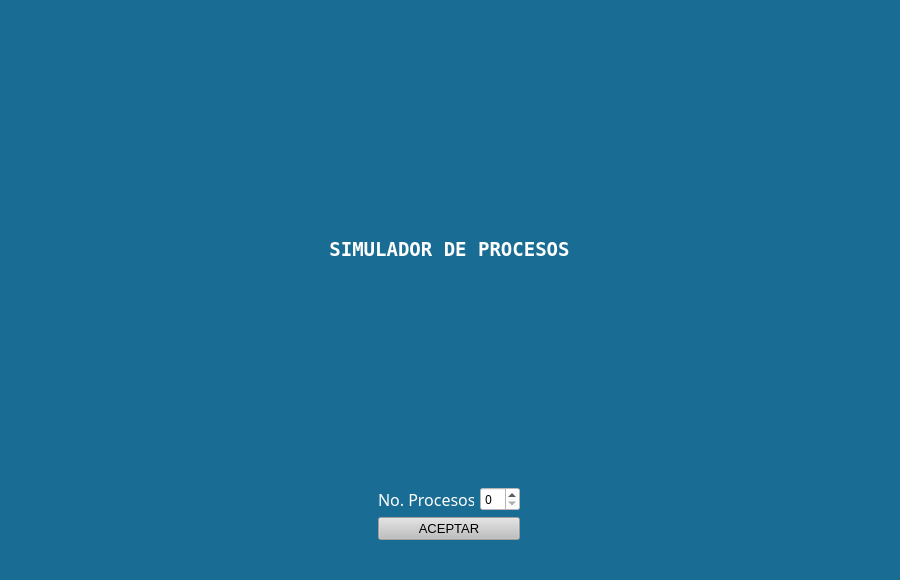
<?xml version="1.0" encoding="UTF-8"?>
<ui version="4.0">
 <class>MainWindow</class>
 <widget class="QMainWindow" name="MainWindow">
  <property name="geometry">
   <rect>
    <x>0</x>
    <y>0</y>
    <width>900</width>
    <height>580</height>
   </rect>
  </property>
  <property name="maximumSize">
   <size>
    <width>900</width>
    <height>580</height>
   </size>
  </property>
  <property name="font">
   <font>
    <family>Ubuntu Light</family>
    <pointsize>12</pointsize>
    <weight>50</weight>
    <bold>false</bold>
   </font>
  </property>
  <property name="windowTitle">
   <string>MainWindow</string>
  </property>
  <property name="styleSheet">
   <string notr="true">color: rgb(255, 255, 255);
background-color: #196D94;</string>
  </property>
  <widget class="QWidget" name="centralwidget">
   <layout class="QGridLayout" name="gridLayout_4">
    <item row="1" column="0">
     <widget class="QStackedWidget" name="stackedWidget">
      <property name="enabled">
       <bool>true</bool>
      </property>
      <property name="currentIndex">
       <number>0</number>
      </property>
      <widget class="QWidget" name="capturaProcesos">
       <property name="font">
        <font>
         <family>Ubuntu Light</family>
         <pointsize>12</pointsize>
        </font>
       </property>
       <layout class="QGridLayout" name="gridLayout_3">
        <item row="0" column="0">
         <widget class="QLabel" name="programName">
          <property name="font">
           <font>
            <family>Terminal</family>
            <pointsize>14</pointsize>
            <weight>75</weight>
            <bold>true</bold>
           </font>
          </property>
          <property name="text">
           <string>SIMULADOR DE PROCESOS</string>
          </property>
          <property name="alignment">
           <set>Qt::AlignCenter</set>
          </property>
         </widget>
        </item>
        <item row="1" column="0">
         <layout class="QHBoxLayout" name="horizontalLayout_2">
          <item>
           <layout class="QGridLayout" name="gridLayout">
            <item row="0" column="0">
             <widget class="QLabel" name="processAcountLB">
              <property name="minimumSize">
               <size>
                <width>96</width>
                <height>24</height>
               </size>
              </property>
              <property name="maximumSize">
               <size>
                <width>96</width>
                <height>24</height>
               </size>
              </property>
              <property name="font">
               <font>
                <family>Ubuntu Light</family>
                <pointsize>12</pointsize>
               </font>
              </property>
              <property name="text">
               <string>No. Procesos:</string>
              </property>
             </widget>
            </item>
            <item row="0" column="1">
             <widget class="QSpinBox" name="processNumberSP">
              <property name="minimumSize">
               <size>
                <width>40</width>
                <height>24</height>
               </size>
              </property>
              <property name="maximumSize">
               <size>
                <width>40</width>
                <height>24</height>
               </size>
              </property>
              <property name="font">
               <font>
                <family>Ubuntu Light</family>
               </font>
              </property>
              <property name="styleSheet">
               <string notr="true">background-color: rgb(255, 255, 255);
color: rgb(0, 0, 0);</string>
              </property>
             </widget>
            </item>
            <item row="1" column="0" colspan="2">
             <widget class="QPushButton" name="processAcountPB">
              <property name="enabled">
               <bool>false</bool>
              </property>
              <property name="font">
               <font>
                <family>MS Shell Dlg 2</family>
                <pointsize>10</pointsize>
               </font>
              </property>
              <property name="styleSheet">
               <string notr="true">color: rgb(0, 0, 0);
background-color: rgb(191, 191, 191);</string>
              </property>
              <property name="text">
               <string>ACEPTAR</string>
              </property>
             </widget>
            </item>
           </layout>
          </item>
         </layout>
        </item>
       </layout>
      </widget>
      <widget class="QWidget" name="mostrarProcesos">
       <property name="maximumSize">
        <size>
         <width>1270</width>
         <height>720</height>
        </size>
       </property>
       <layout class="QGridLayout" name="gridLayout_8">
        <item row="0" column="0">
         <layout class="QHBoxLayout" name="horizontalLayout_4">
          <item>
           <widget class="QLabel" name="pendientLotsLB">
            <property name="font">
             <font>
              <family>Ubuntu</family>
              <pointsize>12</pointsize>
              <weight>75</weight>
              <bold>true</bold>
             </font>
            </property>
            <property name="text">
             <string>No. Lotes pendientes: </string>
            </property>
           </widget>
          </item>
          <item>
           <widget class="QLCDNumber" name="pendientLotsLCD"/>
          </item>
         </layout>
        </item>
        <item row="1" column="0">
         <widget class="QGroupBox" name="lotWorkingGB">
          <property name="maximumSize">
           <size>
            <width>255</width>
            <height>221</height>
           </size>
          </property>
          <property name="font">
           <font>
            <family>Ubuntu Light</family>
            <pointsize>12</pointsize>
            <weight>75</weight>
            <bold>true</bold>
           </font>
          </property>
          <property name="title">
           <string>Lote trabajando</string>
          </property>
          <property name="alignment">
           <set>Qt::AlignCenter</set>
          </property>
          <layout class="QGridLayout" name="gridLayout_5">
           <item row="0" column="0">
            <widget class="QTableWidget" name="lotWorkingTB">
             <property name="styleSheet">
              <string notr="true">background-color: white;
color: black;</string>
             </property>
             <property name="editTriggers">
              <set>QAbstractItemView::NoEditTriggers</set>
             </property>
             <attribute name="horizontalHeaderCascadingSectionResizes">
              <bool>false</bool>
             </attribute>
             <attribute name="horizontalHeaderMinimumSectionSize">
              <number>32</number>
             </attribute>
             <attribute name="horizontalHeaderDefaultSectionSize">
              <number>70</number>
             </attribute>
             <attribute name="horizontalHeaderStretchLastSection">
              <bool>true</bool>
             </attribute>
             <attribute name="verticalHeaderVisible">
              <bool>false</bool>
             </attribute>
             <column>
              <property name="text">
               <string>ID</string>
              </property>
             </column>
             <column>
              <property name="text">
               <string>TME</string>
              </property>
             </column>
             <column>
              <property name="text">
               <string>TT</string>
              </property>
             </column>
            </widget>
           </item>
          </layout>
         </widget>
        </item>
        <item row="1" column="1">
         <widget class="QGroupBox" name="processRuningGB">
          <property name="maximumSize">
           <size>
            <width>255</width>
            <height>221</height>
           </size>
          </property>
          <property name="font">
           <font>
            <family>Ubuntu</family>
            <pointsize>12</pointsize>
            <weight>75</weight>
            <bold>true</bold>
           </font>
          </property>
          <property name="title">
           <string>Proceso en ejecución</string>
          </property>
          <property name="alignment">
           <set>Qt::AlignCenter</set>
          </property>
          <layout class="QGridLayout" name="gridLayout_6">
           <item row="0" column="0">
            <widget class="QTableWidget" name="processRuningTB">
             <property name="styleSheet">
              <string notr="true">background-color: white;
color: black;
</string>
             </property>
             <property name="editTriggers">
              <set>QAbstractItemView::NoEditTriggers</set>
             </property>
             <attribute name="horizontalHeaderVisible">
              <bool>false</bool>
             </attribute>
             <attribute name="horizontalHeaderCascadingSectionResizes">
              <bool>false</bool>
             </attribute>
             <attribute name="horizontalHeaderStretchLastSection">
              <bool>true</bool>
             </attribute>
             <attribute name="verticalHeaderCascadingSectionResizes">
              <bool>false</bool>
             </attribute>
             <attribute name="verticalHeaderDefaultSectionSize">
              <number>36</number>
             </attribute>
             <attribute name="verticalHeaderStretchLastSection">
              <bool>false</bool>
             </attribute>
             <row>
              <property name="text">
               <string>ID</string>
              </property>
             </row>
             <row>
              <property name="text">
               <string>OPE</string>
              </property>
             </row>
             <row>
              <property name="text">
               <string>TME</string>
              </property>
             </row>
             <row>
              <property name="text">
               <string>TT</string>
              </property>
             </row>
             <row>
              <property name="text">
               <string>TR</string>
              </property>
             </row>
             <column>
              <property name="text">
               <string>New Column</string>
              </property>
             </column>
            </widget>
           </item>
          </layout>
         </widget>
        </item>
        <item row="1" column="2">
         <widget class="QGroupBox" name="finishedGB">
          <property name="maximumSize">
           <size>
            <width>430</width>
            <height>16777215</height>
           </size>
          </property>
          <property name="font">
           <font>
            <family>Ubuntu</family>
            <pointsize>12</pointsize>
            <weight>75</weight>
            <bold>true</bold>
           </font>
          </property>
          <property name="title">
           <string>Terminados</string>
          </property>
          <property name="alignment">
           <set>Qt::AlignCenter</set>
          </property>
          <layout class="QGridLayout" name="gridLayout_7">
           <item row="0" column="0">
            <widget class="QTableWidget" name="finishedTB">
             <property name="styleSheet">
              <string notr="true">background-color: white;
color: black;</string>
             </property>
             <property name="editTriggers">
              <set>QAbstractItemView::NoEditTriggers</set>
             </property>
             <attribute name="verticalHeaderVisible">
              <bool>false</bool>
             </attribute>
             <column>
              <property name="text">
               <string>ID</string>
              </property>
             </column>
             <column>
              <property name="text">
               <string>OPE</string>
              </property>
             </column>
             <column>
              <property name="text">
               <string>RL</string>
              </property>
             </column>
             <column>
              <property name="text">
               <string>NL</string>
              </property>
             </column>
            </widget>
           </item>
          </layout>
         </widget>
        </item>
        <item row="2" column="0">
         <layout class="QHBoxLayout" name="horizontalLayout_3">
          <item>
           <widget class="QLabel" name="globalCountLB">
            <property name="font">
             <font>
              <family>Ubuntu</family>
              <pointsize>12</pointsize>
              <weight>75</weight>
              <bold>true</bold>
             </font>
            </property>
            <property name="text">
             <string>Contador global: </string>
            </property>
           </widget>
          </item>
          <item>
           <widget class="QLCDNumber" name="globalCountLCD"/>
          </item>
         </layout>
        </item>
        <item row="2" column="1">
         <widget class="QPushButton" name="startRunPB">
          <property name="font">
           <font>
            <family>Ubuntu</family>
            <pointsize>10</pointsize>
            <weight>75</weight>
            <bold>true</bold>
           </font>
          </property>
          <property name="styleSheet">
           <string notr="true">color: black;
background-color: white;</string>
          </property>
          <property name="text">
           <string>Comenzar</string>
          </property>
         </widget>
        </item>
       </layout>
      </widget>
     </widget>
    </item>
   </layout>
  </widget>
  <widget class="QMenuBar" name="menubar">
   <property name="geometry">
    <rect>
     <x>0</x>
     <y>0</y>
     <width>900</width>
     <height>22</height>
    </rect>
   </property>
  </widget>
  <widget class="QStatusBar" name="statusbar"/>
 </widget>
 <resources/>
 <connections/>
</ui>
